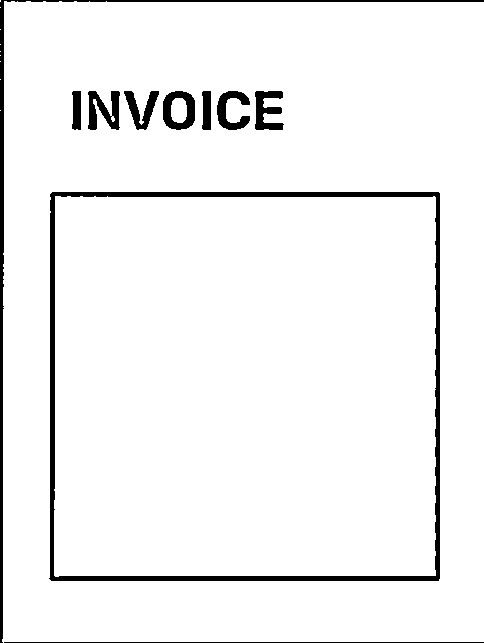
#> input picture tools/proof/03_bw.png, 484 x 643 px
$ python reference_pipeline.py proof/03_bw.png proof/03_magic.png
#> lines starting #> are read from the running program, lines starting #| are printed output that depends on the picture; after the words box and inside, x2 and y2 are one past the last pixel; in counts of white or black regions, pixels touching at a corner belong together
#!/usr/bin/env python3
"""Reference document-scan pipeline (detect -> warp -> enhance).

This is the SPEC the Android `core/cv/DocumentCv.kt` mirrors call-for-call.
OpenCV-Python and OpenCV-Android are the same C++ library, so validating the
math here validates the Kotlin. Run with --demo to self-check on a synthetic
skewed document (ponytail: one runnable check behind the logic).

    python3 reference_pipeline.py --demo        # generates fixture + asserts
    python3 reference_pipeline.py photo.jpg out/ # runs on a real photo
"""
import sys
import numpy as np
import cv2


# --- geometry: order 4 corners TL, TR, BR, BL (pure, mirrors Geometry.kt) ---
def order_corners(pts):
    pts = np.asarray(pts, dtype=np.float32).reshape(4, 2)
    s = pts.sum(axis=1)
    d = np.diff(pts, axis=1).ravel()
    return np.array([
        pts[np.argmin(s)],  # TL = smallest x+y
        pts[np.argmin(d)],  # TR = smallest y-x
        pts[np.argmax(s)],  # BR = largest x+y
        pts[np.argmax(d)],  # BL = largest y-x
    ], dtype=np.float32)


# --- detect: largest 4-point convex contour (mirrors DocumentCv.detect) ---
def detect_document(bgr):
    h, w = bgr.shape[:2]
    scale = 500.0 / max(h, w)
    small = cv2.resize(bgr, (int(w * scale), int(h * scale)))
    gray = cv2.cvtColor(small, cv2.COLOR_BGR2GRAY)
    gray = cv2.GaussianBlur(gray, (5, 5), 0)
    edges = cv2.Canny(gray, 75, 200)
    edges = cv2.dilate(edges, np.ones((3, 3), np.uint8), iterations=1)
    cnts, _ = cv2.findContours(edges, cv2.RETR_LIST, cv2.CHAIN_APPROX_SIMPLE)
    cnts = sorted(cnts, key=cv2.contourArea, reverse=True)[:5]
    for c in cnts:
        peri = cv2.arcLength(c, True)
        approx = cv2.approxPolyDP(c, 0.02 * peri, True)
        if len(approx) == 4 and cv2.contourArea(approx) > 0.1 * small.shape[0] * small.shape[1]:
            return order_corners(approx.reshape(4, 2) / scale)  # back to full-res coords
    # fallback: whole frame
    return order_corners([[0, 0], [w, 0], [w, h], [0, h]])


# --- warp: perspective-correct to a flat rectangle (mirrors DocumentCv.warp) ---
def warp(bgr, corners):
    tl, tr, br, bl = corners
    wa = np.linalg.norm(br - bl)
    wb = np.linalg.norm(tr - tl)
    ha = np.linalg.norm(tr - br)
    hb = np.linalg.norm(tl - bl)
    W = int(max(wa, wb))
    H = int(max(ha, hb))
    dst = np.array([[0, 0], [W - 1, 0], [W - 1, H - 1], [0, H - 1]], dtype=np.float32)
    M = cv2.getPerspectiveTransform(corners, dst)
    return cv2.warpPerspective(bgr, M, (W, H))


# --- enhance: the 4 filters CamScanner also ships (mirrors DocumentCv.enhance) ---
def enhance(bgr, mode):
    if mode == "original":
        return bgr
    if mode == "gray":
        return cv2.cvtColor(cv2.cvtColor(bgr, cv2.COLOR_BGR2GRAY), cv2.COLOR_GRAY2BGR)
    if mode == "bw":
        g = cv2.cvtColor(bgr, cv2.COLOR_BGR2GRAY)
        bw = cv2.adaptiveThreshold(g, 255, cv2.ADAPTIVE_THRESH_GAUSSIAN_C,
                                   cv2.THRESH_BINARY, 15, 10)
        return cv2.cvtColor(bw, cv2.COLOR_GRAY2BGR)
    if mode == "magic":  # white-balance + CLAHE on L (LAB)
        lab = cv2.cvtColor(bgr, cv2.COLOR_BGR2LAB)
        l, a, b = cv2.split(lab)
        l = cv2.createCLAHE(clipLimit=2.0, tileGridSize=(8, 8)).apply(l)
        out = cv2.cvtColor(cv2.merge([l, a, b]), cv2.COLOR_LAB2BGR)
        return cv2.convertScaleAbs(out, alpha=1.15, beta=10)  # contrast+brightness
    raise ValueError(mode)


# [53 lines left out: functions shadow_removed, _make_fixture, demo, not called in this run]


def run(path, outdir):
#> called with path = 'proof/03_bw.png', outdir = 'proof/03_magic.png'
    import os
    img = cv2.imread(path)
#> img is the input picture: shape (643, 484, 3); 95.2% white; 10 black regions, largest, box (x1, y1, x2, y2) and area: (49, 192, 440, 581) 7342, (0, 0, 484, 643) 3126, (88, 91, 120, 130) 735
    if img is None:
        sys.exit(f"cannot read {path}")
    corners = detect_document(img)
#> in detect_document, `small = cv2.resize(bgr, (int(w * scale), int(h * scale)))`:
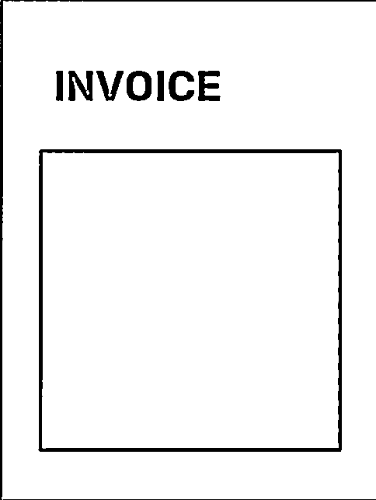
#> small: shape (500, 376, 3); min 0, max 255, mean 242.8
#> in detect_document, `gray = cv2.GaussianBlur(gray, (5, 5), 0)`:
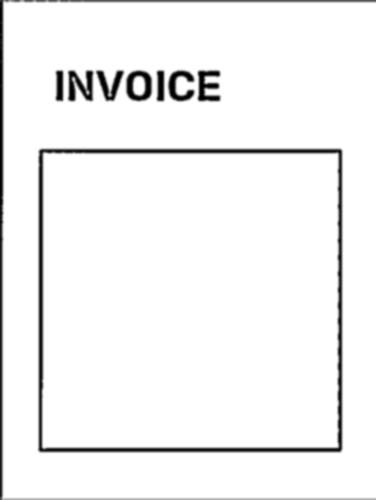
#> gray: shape (500, 376); min 0, max 255, mean 243
#> in detect_document, `edges = cv2.Canny(gray, 75, 200)`:
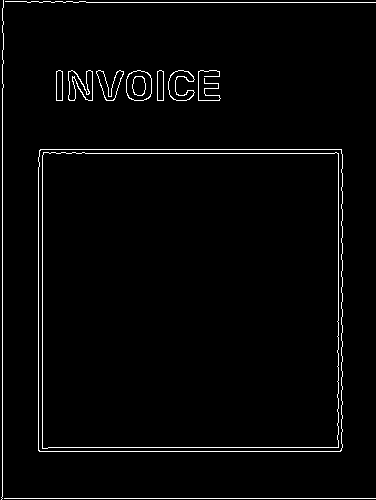
#> edges: shape (500, 376); 2.4% white in thin lines or dots
#> in detect_document, `edges = cv2.dilate(edges, np.ones((3, 3), np.uint8), iterations=1)`:
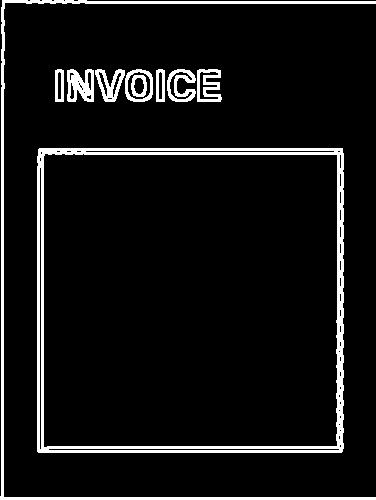
#> edges: shape (500, 376); 7.5% white; 10 white regions
#> in detect_document, `cnts, _ = cv2.findContours(edges, cv2.RETR_LIST, cv2.CHAIN_APPROX_SIMP..`: cnts = 62 contours, 32 with area under 20; largest, box (x1, y1, x2, y2) and area: (37, 148, 344, 453) 92906, (43, 153, 338, 448) 85820, (0, 0, 376, 500) 2528, (125, 69, 153, 102) 768, (67, 69, 94, 102) 668
#> in detect_document, `cnts = sorted(cnts, key=cv2.contourArea, reverse=True)[:5]`: cnts = 5 contours; box (x1, y1, x2, y2) and area: (37, 148, 344, 453) 92906, (43, 153, 338, 448) 85820, (0, 0, 376, 500) 2528, (125, 69, 153, 102) 768, (67, 69, 94, 102) 668
#> the loop in detect_document, `for c in cnts:` made 1 pass
#> (peri, approx, s in order_corners, d in order_corners) on pass 1: (1232.2, [[39, 148], [37, 451], [341, 452], [342, 148]], [240.5, 627.6, 1019.8, 630.1], [140.2, 532.4, 142.7, -249.5])
#> corners = [[50.15, 190.3], [439.8, 190.3], [438.5, 581.3], [47.58, 580]]
    flat = warp(img, corners)
#> in warp, `tl, tr, br, bl = corners`: tl = [50.15, 190.3]; tr = [439.8, 190.3]; br = [438.5, 581.3]; bl = [47.58, 580]
#> in warp, `wa = np.linalg.norm(br - bl)`: wa = 390.9
#> in warp, `wb = np.linalg.norm(tr - tl)`: wb = 389.7
#> in warp, `ha = np.linalg.norm(tr - br)`: ha = 390.9
#> in warp, `hb = np.linalg.norm(tl - bl)`: hb = 389.7
#> in warp, `W = int(max(wa, wb))`: W = 390
#> in warp, `dst = np.array([[0, 0], [W - 1, 0], [W - 1, H - 1], [0, H - 1]], dtype..`: dst = [[0, 0], [389, 0], [389, 389], [0, 389]]
#> in warp, `M = cv2.getPerspectiveTransform(corners, dst)`: M = [[1, 0.00662, -51.6], [-6.46e-17, 1, -191], [8.46e-06, 8.57e-06, 1]]
#> in warp, `return cv2.warpPerspective(bgr, M, (W, H))`:
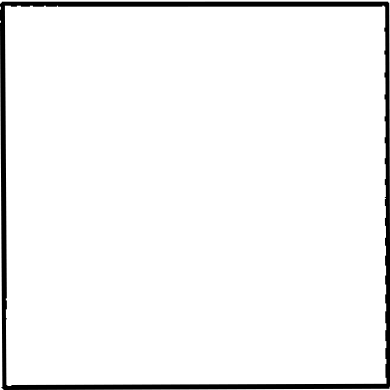
#> returned value: shape (390, 390, 3); min 0, max 255, mean 242.8
    os.makedirs(outdir, exist_ok=True)
    cv2.imwrite(f"{outdir}/warped.png", flat)
    for m in ("gray", "bw", "magic"):
        cv2.imwrite(f"{outdir}/{m}.png", enhance(flat, m))
#> this loop made 3 passes
#> pass 2, in enhance (call 2), `bw = cv2.adaptiveThreshold(g, 255, cv2.ADAPTIVE_THRESH_GAUSSIAN_C, cv2..`:
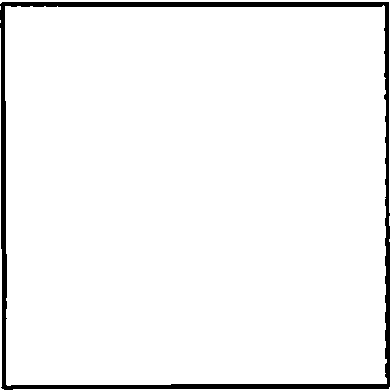
#> bw: shape (390, 390); 95.4% white; 1 black region, box (x1, y1, x2, y2) and area: (0, 2, 390, 390) 6924
    print(f"done -> {outdir}/")


if __name__ == "__main__":
    if len(sys.argv) >= 2 and sys.argv[1] == "--demo":
        demo()
    elif len(sys.argv) == 3:
        run(sys.argv[1], sys.argv[2])
    else:
        print(__doc__)
